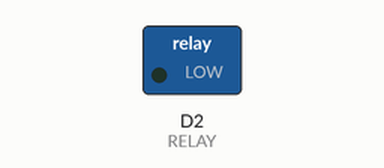
Simulated run of this sketch. Board: ESP8266 (NodeMCU). On the bench: switched loads named in the sketch (green lamp = pin HIGH). Dashed ring = blinking.

Above: at 0.5 s.
Timing chart, 0 to 4.6 s (numbered marks = the images above):
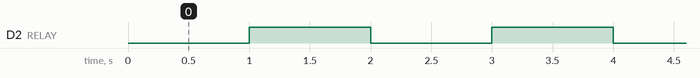

The sketch:

Relay_on_off.ino
```cpp
int RELAY= D2;

// the setup function runs once when you press reset or power the board
void setup() {
  // initialize digital pin LED_BUILTIN as an output.
  pinMode(RELAY, OUTPUT);
}

// the loop function runs over and over again forever
void loop() {
  digitalWrite(RELAY, LOW);
  delay(1000);
  // wait for a second
  digitalWrite(RELAY, HIGH);
  delay(1000);                       // wait for a second
}
```

Measured:
- by itself, D2 (RELAY): alternates HIGH for 1.0 s and LOW for 1.0 s
